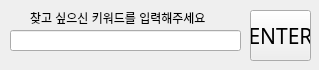
<?xml version="1.0" encoding="UTF-8"?>
<ui version="4.0">
 <class>Form</class>
 <widget class="QWidget" name="Form">
  <property name="geometry">
   <rect>
    <x>0</x>
    <y>0</y>
    <width>319</width>
    <height>70</height>
   </rect>
  </property>
  <property name="windowTitle">
   <string>Search_INPUT</string>
  </property>
  <widget class="QLineEdit" name="SearchInput">
   <property name="geometry">
    <rect>
     <x>10</x>
     <y>30</y>
     <width>231</width>
     <height>21</height>
    </rect>
   </property>
   <property name="text">
    <string/>
   </property>
  </widget>
  <widget class="QLabel" name="nothing">
   <property name="geometry">
    <rect>
     <x>30</x>
     <y>10</y>
     <width>201</width>
     <height>16</height>
    </rect>
   </property>
   <property name="text">
    <string>찾고 싶으신 키워드를 입력해주세요</string>
   </property>
  </widget>
  <widget class="QPushButton" name="EnterButton">
   <property name="geometry">
    <rect>
     <x>250</x>
     <y>10</y>
     <width>61</width>
     <height>51</height>
    </rect>
   </property>
   <property name="font">
    <font>
     <family>Agency FB</family>
     <pointsize>16</pointsize>
    </font>
   </property>
   <property name="text">
    <string>ENTER</string>
   </property>
  </widget>
 </widget>
 <resources/>
 <connections/>
</ui>
